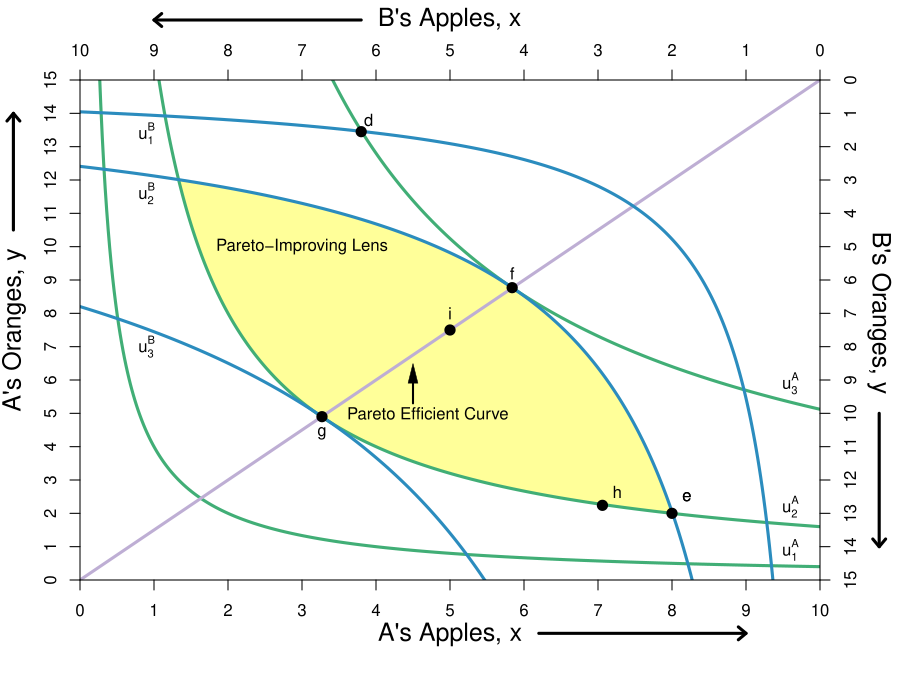

This chart was generated by the following R code:
#require(ggplot2)
require(shape)
pdf(file = "bfh-textbook/property/property_tioli.pdf", width = 9, height = 7)

#Set parameters for graphics
axislabelsize <- 1.5
graphlinewidth <- 3

COL <- c("#7fc97f", "#beaed4", "#fdc086", "#ffff99", "#386cb0", "#f0027f", "#bf5b17", "#666666")
COLA <- c("#99d8c9","#66c2a4","#41ae76", "#238b45", "#005824")
COLB <- c("#4eb3d3", "#2b8cbe", "#0868ac","#084081")

indiffcurveA1 <- function(x, U = 2, A = 1, a = 0.5) {
  ((((U)/A)*(1/x)^a)^(1/(1-a)))
}

indiffcurveA2 <- function(x, U = 4, A = 1, a = 0.5) {
  (((U/A)*(1/x)^a)^(1/(1-a)))
}

indiffcurveA3 <- function(x, U = 6.123724, A = 1, a = 0.5) {
  (((U/A)*(1/x)^a)^(1/(1-a)))
}

indiffcurveA4 <- function(x, U = 7.156591, A = 1, a = 0.5) {
  ((((U)/A)*(1/x)^a)^(1/(1-a)))
}

paretoEC <- function(x) {
  (3/2)*x
}

indiffcurveBneg <- function(x, U = 5.09, A = 1, a = 0.5) {
  15 - (((U/A)*(1/(10 - x))^a)^(1/(1-a)))
}

indiffcurveBneg1 <- function(x, U = 3.09, A = 1, a = 0.5) {
  15 - (((U/A)*(1/(10 - x))^a)^(1/(1-a)))
}

indiffcurveBneg2 <- function(x, U = 5.09, A = 1, a = 0.5) {
  15 - (((U/A)*(1/(10 - x))^a)^(1/(1-a)))
}

indiffcurveBneg3 <- function(x, U = 8.244574, A = 1, a = 0.5) {
  15 - (((U/A)*(1/(10 - x))^a)^(1/(1-a)))
}




#Aisha happens to have found 8 apples and 2 oranges, 
#and Betty happens to have found 2 apples and 13 oranges. 
#Aisha's utility (8^0.5)*(2^0.5) = 4
#Betty's utility (2^0.5)*(13^0.5) = 5.09


par(mar =  c(6, 4, 4, 4))
xlims <- c(0, 10)
ylims <- c(0, 15)
xlims2 <- c(10, 0)
ylims2 <- c(15, 0)

plot(0, 0, xlim = xlims, ylim = ylims, type = "n",
     xlab = expression(paste("A's Apples, ", x)),
     ylab = expression(paste("A's Oranges, ", y)), 
     line = 2.5,
     xaxt = "n", 
     yaxt = "n", 
     cex.lab = axislabelsize, 
     bty = "n",
     xaxs="i", 
     yaxs="i")


npts <- 500 
npts2 <- 501

#Specify the sequences of points for graphing. 
xx1 <- seq(xlims[1], xlims[2], length.out = npts)
yy1 <- indiffcurveA2(xx1, U = 4, A = 1, a = 0.5)
yy2 <- indiffcurveA2(xx1)

#Polygon Attempt
#polygon(x = c(1.34, 6, 8, 10 - 6.73), y = c(12, 9, 2, 15 - 10.1), col="powderblue", density=NULL, border = NA)

#I need something like xx1 with npts for 
xpoly1 <- seq(from = 1.34, to = 8, length.out = 500)
ypoly1 <- indiffcurveA2(xpoly1, U = 4, A = 1, a = 0.5)
ypoly2 <- indiffcurveBneg(xpoly1, U = 5.09, A = 1, a = 0.5)
polygon(x = c(xpoly1, rev(xpoly1)), y = c(ypoly1, rev(ypoly2)), col=COL[4], density=NULL, border = NA)

#Draw the lines for the graphs
lines(xx1, indiffcurveA1(xx1), col = COLA[3], lwd = graphlinewidth)
lines(xx1, indiffcurveA2(xx1), col = COLA[3], lwd = graphlinewidth)
#lines(xx1, indiffcurveA3(xx1), col = COLA[3], lwd = graphlinewidth)
lines(xx1, indiffcurveA4(xx1), col = COLA[3], lwd = graphlinewidth)
lines(xx1, paretoEC(xx1), col = COL[2], lwd = graphlinewidth)

lines(xx1, indiffcurveBneg1(xx1), col = COLB[2], lwd = graphlinewidth)
lines(xx1, indiffcurveBneg2(xx1), col = COLB[2], lwd = graphlinewidth)
lines(xx1, indiffcurveBneg3(xx1), col = COLB[2], lwd = graphlinewidth)

#Customize ticks and labels for the plot
ticksy <- seq(from = 0, to = 15, by = 1)
ylabels <- seq(from = 0, to = 15, by = 1)
ticksx <- seq(from = 0, to = 10, by = 1)
xlabels <- seq(from = 0, to = 10, by = 1)
axis(1, at = ticksx, pos = 0, labels = xlabels)
axis(2, at = ticksy, pos = 0, labels = ylabels, las = 0)

#Add arrows:
arrows(-0.9, 10.5, -0.9, 14, xpd = TRUE, length=0.1,angle=40,lwd=3)
arrows(6.2, -1.6, 9, -1.6, xpd = TRUE, length=0.1,angle=40,lwd=3)

#Annotation of the three graphs and the NE
text(9.6, 0.9, expression(u[1]^A))
text(9.6, 2.2, expression(u[2]^A))
#text(9.6, 4.4, expression(u[3]^A))
text(9.6, 5.9, expression(u[3]^A))

#Perhaps useful point to label the unused intersection of the participation constraints
#points(1.34, 12, pch = 16, col = "black", cex = 1.5)



#Pareto efficiency curve
#segments(4.16, 6.23, 6.73, 10.1, lty = 2, lwd = 2)
text(4.7, 5, expression("Pareto Efficient Curve"))
Arrows(4.5, 5.3, 4.5, 6.2, col = "black", lty = 1, lwd = 2, arr.type = "triangle", arr.lwd = 0.5)


#Set up second axes and labels

par(new = TRUE)

#Use the same x and ylims as previously, but with locations switched
xlims2 <- c(10, 0)
ylims2 <- c(15, 0)

#Leave the ylab and xlab blank to ensure no axes titles
plot(0, 0, xlim = xlims2, ylim = ylims2, type = "n",
     xlab = expression(paste("")),
     ylab = expression(paste("")),
     xaxt = "n", 
     yaxt = "n", 
     cex.lab = 1.3, 
     bty = "n",
     xaxs="i", 
     yaxs="i")

#Set up axes at sides 3 and 4 (top and right)
axis(side = 3, at = ticksx, pos = 0, labels = xlabels)
axis(side = 4, at = ticksy, pos = 0, labels = ylabels, las = 0)
mtext("B's Apples, x", side=3, line = 2.5, cex = axislabelsize)
text(-0.8, 7, expression(paste("B's Oranges, y")), xpd = TRUE, cex = axislabelsize, srt = 270) 

#Add arrows:
arrows(-0.8, 10, -0.8, 14, xpd = TRUE, length=0.1,angle=40,lwd=3)
arrows(6.2, -1.8, 9, -1.8, xpd = TRUE, length=0.1,angle=40,lwd=3)

#Label B's indifference curves
text(9.1, 1.6, expression(u[1]^B))
text(9.1, 3.4, expression(u[2]^B))
#text(9.1, 4.6, expression(u[3]^B))
text(9.1, 8, expression(u[3]^B))

#Add a point for the initial endowment
points(2, 13, pch = 16, col = "black", cex = 1.5)
text(1.8, 12.5, expression(e))

#Label a point on the middle of the curve
points(5, 7.5, pch = 16, col = "black", cex = 1.5)
text(5, 7, expression(i))

#(5^0.5)*(7.5^0.5) = 6.123724

#Add point for comparison to participation constraint
points(6.2, 1.55, pch = 16, col = "black", cex = 1.5)
text(6.1, 1.2, expression(d))


#Calculate TIOLI power allocation for B
#mrs(x,y) => pareto efficient curve is (3/2)x = y
#A's initital utility is 4 = u(8,2) = (8^0.5)*(2^0.5)
#Therefore substitute in the contract curve u_e^A = 4 = (x^A)^(0.5)(3/2*x^A)^0.5
# => x^A = 4/((3/2)^0.5) = 3.27 => x^B = 6.73
# => y^A = 3/2(x^A) = 4.9 => y^B = 10.1

#Add point g for B's TIOLI power
points(6.73, 10.1, pch = 16, col = "black", cex = 1.5)
text(6.73, 10.6, expression(g))

#Calculate TIOLI power allocation for A
#mrs(x,y) => pareto efficient curve is (3/2)x = y
#A's initital utility is 4 = u(8,2) = (8^0.5)*(2^0.5)
#Therefore substitute in the contract curve u_e^A = 4 = (x^A)^(0.5)(3/2*x^A)^0.5
# => x^B = 5.09/((3/2)^0.5) = 4.16 => x^A = 5.84
# => y^B = 3/2(x^B) = 6.23 => y^A = 8.77 
#=> u^A = (5.84^0.5)*(8.77^0.5) = 7.156591
#Add point f for A's TIOLI power
points(4.16, 6.23, pch = 16, col = "black", cex = 1.5)
text(4.16, 5.8, expression(f))

#Annotating B's endowment
text(1.8, 12.5, expression(e))

#Annotating a point that is a Pareto improvement over e.
points(2.94, 12.76, pch = 16, col = "black", cex = 1.5)
text(2.74, 12.36, expression(h))
#(2.94^0.5)*(12.76^0.5)

#Label Pareto Improving Lens
text(7, 5, expression(paste("Pareto-Improving Lens")))

dev.off()
